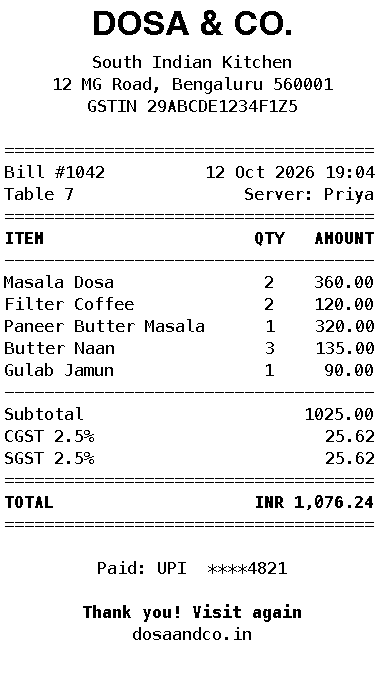

This figure's Python source:
#!/usr/bin/env python3
"""Render a sample restaurant receipt to receipt.png (384 px wide) and print it."""
from PIL import Image, ImageDraw, ImageFont
from datetime import datetime
import subprocess, sys

W = 384
mono = ImageFont.truetype("/System/Library/Fonts/Menlo.ttc", 17)
bold = ImageFont.truetype("/System/Library/Fonts/Menlo.ttc", 17, index=1)
big  = ImageFont.truetype("/System/Library/Fonts/Helvetica.ttc", 34, index=1)
cw = mono.getlength("0")                    # monospace char width
COLS = int((W - 8) // cw)                   # chars per line

items = [("Masala Dosa", 2, 180.0), ("Filter Coffee", 2, 60.0),
         ("Paneer Butter Masala", 1, 320.0), ("Butter Naan", 3, 45.0),
         ("Gulab Jamun", 1, 90.0)]
sub = sum(q*p for _, q, p in items); cgst = sgst = round(sub*0.025, 2); total = sub + cgst + sgst

lines = []                                  # (text, font, align)
def L(t="", f=mono, a="l"): lines.append((t, f, a))
def row(left, right, f=mono): L(left[:COLS-len(right)-1].ljust(COLS-len(right)) + right, f)
def rule(ch="-"): L(ch*COLS)

L("DOSA & CO.", big, "c"); L("South Indian Kitchen", mono, "c"); L("12 MG Road, Bengaluru 560001", mono, "c")
L("GSTIN 29ABCDE1234F1Z5", mono, "c"); L()
rule("=")
row("Bill #1042", datetime.now().strftime("%d %b %Y %H:%M")); row("Table 7", "Server: Priya")
rule("=")
row("ITEM", "QTY   AMOUNT", bold); rule()
for name, q, p in items: row(name, f"{q:>3} {q*p:>9.2f}")
rule()
row("Subtotal", f"{sub:9.2f}"); row("CGST 2.5%", f"{cgst:9.2f}"); row("SGST 2.5%", f"{sgst:9.2f}")
rule("="); row("TOTAL", f"INR {total:,.2f}", bold); rule("=")
L(); L("Paid: UPI  ****4821", mono, "c"); L(); L("Thank you! Visit again", bold, "c"); L("dosaandco.in", mono, "c"); L()

lh = 22; H = sum(lh if f is not big else 44 for _, f, _ in lines) + 16
img = Image.new("1", (W, H), 1); d = ImageDraw.Draw(img); y = 8
for t, f, a in lines:
    h = 44 if f is big else lh
    x = 4 if a == "l" else (W - f.getlength(t)) / 2
    d.text((x, y), t, font=f, fill=0); y += h
img.save("receipt.png"); print("rendered", img.size, f"{COLS} cols")
if "--print" in sys.argv: subprocess.run([sys.executable, "minix.py", "image", "receipt.png"], check=True)
